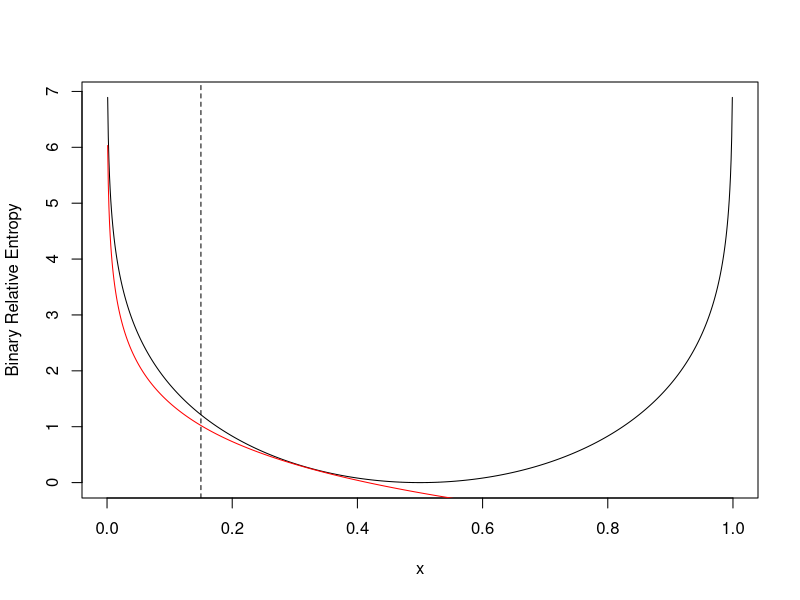

This figure's R source:
## ---- chunk 1
x <- seq(0,1,by = 0.001)
bre <- function(x) x * log(x/(1-x)) + (1-x) * log((1-x)/x)
plot(x,bre(x), type = "l", ylab = "Binary Relative Entropy")
lines(x, log(1/(2.4*x)), col = "red")
abline(v = 0.15, lty = 2)
